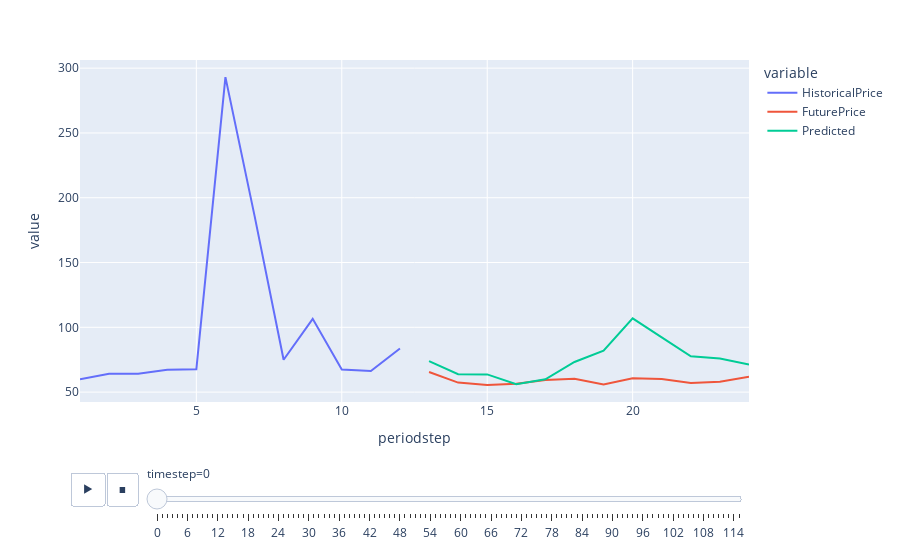

This figure's notebook cell:
### Code cell
import plotly.express as px

fig = px.line(ddf, x="periodstep", y=["HistoricalPrice", "FuturePrice", "Predicted"], animation_frame="timestep")
# fig.update_layout(height=700)  
fig.show()

### Figure 1 — Plotly figure (JSON) as saved in the notebook; plotly's stock layout.template omitted (floating-point values rounded to 4 significant figures)
{"data": [{"hovertemplate": "variable=HistoricalPrice<br>timestep=0<br>periodstep=%{x}<br>value=%{y}<extra></extra>", "legendgroup": "HistoricalPrice", "line": {"color": "#636efa", "dash": "solid"}, "marker": {"symbol": "circle"}, "mode": "lines", "name": "HistoricalPrice", "orientation": "v", "showlegend": true, "type": "scatter", "x": [1, 2, 3, 4, 5, 6, 7, 8, 9, 10, 11, 12, 13, 14, 15, 16, 17, 18, 19, 20, 21, 22, 23, 24], "xaxis": "x", "y": [59.91, 64.2, 64.15, 67.2, 67.58, 293.1, 186.2, 75, 106.6, 67.44, 66.31, 83.71, null, null, null, null, null, null, null, null, null, null, null, null], "yaxis": "y"}, {"hovertemplate": "variable=FuturePrice<br>timestep=0<br>periodstep=%{x}<br>value=%{y}<extra></extra>", "legendgroup": "FuturePrice", "line": {"color": "#EF553B", "dash": "solid"}, "marker": {"symbol": "circle"}, "mode": "lines", "name": "FuturePrice", "orientation": "v", "showlegend": true, "type": "scatter", "x": [1, 2, 3, 4, 5, 6, 7, 8, 9, 10, 11, 12, 13, 14, 15, 16, 17, 18, 19, 20, 21, 22, 23, 24], "xaxis": "x", "y": [null, null, null, null, null, null, null, null, null, null, null, null, 65.51, 57.34, 55.57, 56.42, 59.36, 60.26, 55.97, 60.71, 60.15, 57.11, 58.05, 61.79], "yaxis": "y"}, {"hovertemplate": "variable=Predicted<br>timestep=0<br>periodstep=%{x}<br>value=%{y}<extra></extra>", "legendgroup": "Predicted", "line": {"color": "#00cc96", "dash": "solid"}, "marker": {"symbol": "circle"}, "mode": "lines", "name": "Predicted", "orientation": "v", "showlegend": true, "type": "scatter", "x": [1, 2, 3, 4, 5, 6, 7, 8, 9, 10, 11, 12, 13, 14, 15, 16, 17, 18, 19, 20, 21, 22, 23, 24], "xaxis": "x", "y": [null, null, null, null, null, null, null, null, null, null, null, null, 73.97, 63.79, 63.66, 56.05, 59.91, 73.26, 81.94, 107.0, 92.23, 77.68, 75.86, 71.33], "yaxis": "y"}], "layout": {"legend": {"title": {"text": "variable"}, "tracegroupgap": 0}, "margin": {"t": 60}, "sliders": [{"active": 0, "currentvalue": {"prefix": "timestep="}, "len": 0.9, "pad": {"b": 10, "t": 60}, "steps": [{"args": [["0"], {"frame": {"duration": 0, "redraw": false}, "fromcurrent": true, "mode": "immediate", "transition": {"duration": 0, "easing": "linear"}}], "label": "0", "method": "animate"}, {"args": [["1"], {"frame": {"duration": 0, "redraw": false}, "fromcurrent": true, "mode": "immediate", "transition": {"duration": 0, "easing": "linear"}}], "label": "1", "method": "animate"}, {"args": [["2"], {"frame": {"duration": 0, "redraw": false}, "fromcurrent": true, "mode": "immediate", "transition": {"duration": 0, "easing": "linear"}}], "label": "2", "method": "animate"}, {"args": [["3"], {"frame": {"duration": 0, "redraw": false}, "fromcurrent": true, "mode": "immediate", "transition": {"duration": 0, "easing": "linear"}}], "label": "3", "method": "animate"}, {"args": [["4"], {"frame": {"duration": 0, "redraw": false}, "fromcurrent": true, "mode": "immediate", "transition": {"duration": 0, "easing": "linear"}}], "label": "4", "method": "animate"}, {"args": [["5"], {"frame": {"duration": 0, "redraw": false}, "fromcurrent": true, "mode": "immediate", "transition": {"duration": 0, "easing": "linear"}}], "label": "5", "method": "animate"}, {"args": [["6"], {"frame": {"duration": 0, "redraw": false}, "fromcurrent": true, "mode": "immediate", "transition": {"duration": 0, "easing": "linear"}}], "label": "6", "method": "animate"}, {"args": [["7"], {"frame": {"duration": 0, "redraw": false}, "fromcurrent": true, "mode": "immediate", "transition": {"duration": 0, "easing": "linear"}}], "label": "7", "method": "animate"}, {"args": [["8"], {"frame": {"duration": 0, "redraw": false}, "fromcurrent": true, "mode": "immediate", "transition": {"duration": 0, "easing": "linear"}}], "label": "8", "method": "animate"}, {"args": [["9"], {"frame": {"duration": 0, "redraw": false}, "fromcurrent": true, "mode": "immediate", "transition": {"duration": 0, "easing": "linear"}}], "label": "9", "method": "animate"}, {"args": [["10"], {"frame": {"duration": 0, "redraw": false}, "fromcurrent": true, "mode": "immediate", "transition": {"duration": 0, "easing": "linear"}}], "label": "10", "method": "animate"}, {"args": [["11"], {"frame": {"duration": 0, "redraw": false}, "fromcurrent": true, "mode": "immediate", "transition": {"duration": 0, "easing": "linear"}}], "label": "11", "method": "animate"}, {"args": [["12"], {"frame": {"duration": 0, "redraw": false}, "fromcurrent": true, "mode": "immediate", "transition": {"duration": 0, "easing": "linear"}}], "label": "12", "method": "animate"}, {"args": [["13"], {"frame": {"duration": 0, "redraw": false}, "fromcurrent": true, "mode": "immediate", "transition": {"duration": 0, "easing": "linear"}}], "label": "13", "method": "animate"}, {"args": [["14"], {"frame": {"duration": 0, "redraw": false}, "fromcurrent": true, "mode": "immediate", "transition": {"duration": 0, "easing": "linear"}}], "label": "14", "method": "animate"}, {"args": [["15"], {"frame": {"duration": 0, "redraw": false}, "fromcurrent": true, "mode": "immediate", "transition": {"duration": 0, "easing": "linear"}}], "label": "15", "method": "animate"}, {"args": [["16"], {"frame": {"duration": 0, "redraw": false}, "fromcurrent": true, "mode": "immediate", "transition": {"duration": 0, "easing": "linear"}}], "label": "16", "method": "animate"}, {"args": [["17"], {"frame": {"duration": 0, "redraw": false}, "fromcurrent": true, "mode": "immediate", "transition": {"duration": 0, "easing": "linear"}}], "label": "17", "method": "animate"}, {"args": [["18"], {"frame": {"duration": 0, "redraw": false}, "fromcurrent": true, "mode": "immediate", "transition": {"duration": 0, "easing": "linear"}}], "label": "18", "method": "animate"}, {"args": [["19"], {"frame": {"duration": 0, "redraw": false}, "fromcurrent": true, "mode": "immediate", "transition": {"duration": 0, "easing": "linear"}}], "label": "19", "method": "animate"}, {"args": [["20"], {"frame": {"duration": 0, "redraw": false}, "fromcurrent": true, "mode": "immediate", "transition": {"duration": 0, "easing": "linear"}}], "label": "20", "method": "animate"}, {"args": [["21"], {"frame": {"duration": 0, "redraw": false}, "fromcurrent": true, "mode": "immediate", "transition": {"duration": 0, "easing": "linear"}}], "label": "21", "method": "animate"}, {"args": [["22"], {"frame": {"duration": 0, "redraw": false}, "fromcurrent": true, "mode": "immediate", "transition": {"duration": 0, "easing": "linear"}}], "label": "22", "method": "animate"}, {"args": [["23"], {"frame": {"duration": 0, "redraw": false}, "fromcurrent": true, "mode": "immediate", "transition": {"duration": 0, "easing": "linear"}}], "label": "23", "method": "animate"}, {"args": [["24"], {"frame": {"duration": 0, "redraw": false}, "fromcurrent": true, "mode": "immediate", "transition": {"duration": 0, "easing": "linear"}}], "label": "24", "method": "animate"}, {"args": [["25"], {"frame": {"duration": 0, "redraw": false}, "fromcurrent": true, "mode": "immediate", "transition": {"duration": 0, "easing": "linear"}}], "label": "25", "method": "animate"}, {"args": [["26"], {"frame": {"duration": 0, "redraw": false}, "fromcurrent": true, "mode": "immediate", "transition": {"duration": 0, "easing": "linear"}}], "label": "26", "method": "animate"}, {"args": [["27"], {"frame": {"duration": 0, "redraw": false}, "fromcurrent": true, "mode": "immediate", "transition": {"duration": 0, "easing": "linear"}}], "label": "27", "method": "animate"}, {"args": [["28"], {"frame": {"duration": 0, "redraw": false}, "fromcurrent": true, "mode": "immediate", "transition": {"duration": 0, "easing": "linear"}}], "label": "28", "method": "animate"}, {"args": [["29"], {"frame": {"duration": 0, "redraw": false}, "fromcurrent": true, "mode": "immediate", "transition": {"duration": 0, "easing": "linear"}}], "label": "29", "method": "animate"}, {"args": [["30"], {"frame": {"duration": 0, "redraw": false}, "fromcurrent": true, "mode": "immediate", "transition": {"duration": 0, "easing": "linear"}}], "label": "30", "method": "animate"}, {"args": [["31"], {"frame": {"duration": 0, "redraw": false}, "fromcurrent": true, "mode": "immediate", "transition": {"duration": 0, "easing": "linear"}}], "label": "31", "method": "animate"}, {"args": [["32"], {"frame": {"duration": 0, "redraw": false}, "fromcurrent": true, "mode": "immediate", "transition": {"duration": 0, "easing": "linear"}}], "label": "32", "method": "animate"}, {"args": [["33"], {"frame": {"duration": 0, "redraw": false}, "fromcurrent": true, "mode": "immediate", "transition": {"duration": 0, "easing": "linear"}}], "label": "33", "method": "animate"}, {"args": [["34"], {"frame": {"duration": 0, "redraw": false}, "fromcurrent": true, "mode": "immediate", "transition": {"duration": 0, "easing": "linear"}}], "label": "34", "method": "animate"}, {"args": [["35"], {"frame": {"duration": 0, "redraw": false}, "fromcurrent": true, "mode": "immediate", "transition": {"duration": 0, "easing": "linear"}}], "label": "35", "method": "animate"}, {"args": [["36"], {"frame": {"duration": 0, "redraw": false}, "fromcurrent": true, "mode": "immediate", "transition": {"duration": 0, "easing": "linear"}}], "label": "36", "method": "animate"}, {"args": [["37"], {"frame": {"duration": 0, "redraw": false}, "fromcurrent": true, "mode": "immediate", "transition": {"duration": 0, "easing": "linear"}}], "label": "37", "method": "animate"}, {"args": [["38"], {"frame": {"duration": 0, "redraw": false}, "fromcurrent": true, "mode": "immediate", "transition": {"duration": 0, "easing": "linear"}}], "label": "38", "method": "animate"}, {"args": [["39"], {"frame": {"duration": 0, "redraw": false}, "fromcurrent": true, "mode": "immediate", "transition": {"duration": 0, "easing": "linear"}}], "label": "39", "method": "animate"}, {"args": [["40"], {"frame": {"duration": 0, "redraw": false}, "fromcurrent": true, "mode": "immediate", "transition": {"duration": 0, "easing": "linear"}}], "label": "40", "method": "animate"}, {"args": [["41"], {"frame": {"duration": 0, "redraw": false}, "fromcurrent": true, "mode": "immediate", "transition": {"duration": 0, "easing": "linear"}}], "label": "41", "method": "animate"}, {"args": [["42"], {"frame": {"duration": 0, "redraw": false}, "fromcurrent": true, "mode": "immediate", "transition": {"duration": 0, "easing": "linear"}}], "label": "42", "method": "animate"}, {"args": [["43"], {"frame": {"duration": 0, "redraw": false}, "fromcurrent": true, "mode": "immediate", "transition": {"duration": 0, "easing": "linear"}}], "label": "43", "method": "animate"}, {"args": [["44"], {"frame": {"duration": 0, "redraw": false}, "fromcurrent": true, "mode": "immediate", "transition": {"duration": 0, "easing": "linear"}}], "label": "44", "method": "animate"}, {"args": [["45"], {"frame": {"duration": 0, "redraw": false}, "fromcurrent": true, "mode": "immediate", "transition": {"duration": 0, "easing": "linear"}}], "label": "45", "method": "animate"}, {"args": [["46"], {"frame": {"duration": 0, "redraw": false}, "fromcurrent": true, "mode": "immediate", "transition": {"duration": 0, "easing": "linear"}}], "label": "46", "method": "animate"}, {"args": [["47"], {"frame": {"duration": 0, "redraw": false}, "fromcurrent": true, "mode": "immediate", "transition": {"duration": 0, "easing": "linear"}}], "label": "47", "method": "animate"}, {"args": [["48"], {"frame": {"duration": 0, "redraw": false}, "fromcurrent": true, "mode": "immediate", "transition": {"duration": 0, "easing": "linear"}}], "label": "48", "method": "animate"}, {"args": [["49"], {"frame": {"duration": 0, "redraw": false}, "fromcurrent": true, "mode": "immediate", "transition": {"duration": 0, "easing": "linear"}}], "label": "49", "method": "animate"}, {"args": [["50"], {"frame": {"duration": 0, "redraw": false}, "fromcurrent": true, "mode": "immediate", "transition": {"duration": 0, "easing": "linear"}}], "label": "50", "method": "animate"}, {"args": [["51"], {"frame": {"duration": 0, "redraw": false}, "fromcurrent": true, "mode": "immediate", "transition": {"duration": 0, "easing": "linear"}}], "label": "51", "method": "animate"}, {"args": [["52"], {"frame": {"duration": 0, "redraw": false}, "fromcurrent": true, "mode": "immediate", "transition": {"duration": 0, "easing": "linear"}}], "label": "52", "method": "animate"}, {"args": [["53"], {"frame": {"duration": 0, "redraw": false}, "fromcurrent": true, "mode": "immediate", "transition": {"duration": 0, "easing": "linear"}}], "label": "53", "method": "animate"}, {"args": [["54"], {"frame": {"duration": 0, "redraw": false}, "fromcurrent": true, "mode": "immediate", "transition": {"duration": 0, "easing": "linear"}}], "label": "54", "method": "animate"}, {"args": [["55"], {"frame": {"duration": 0, "redraw": false}, "fromcurrent": true, "mode": "immediate", "transition": {"duration": 0, "easing": "linear"}}], "label": "55", "method": "animate"}, {"args": [["56"], {"frame": {"duration": 0, "redraw": false}, "fromcurrent": true, "mode": "immediate", "transition": {"duration": 0, "easing": "linear"}}], "label": "56", "method": "animate"}, {"args": [["57"], {"frame": {"duration": 0, "redraw": false}, "fromcurrent": true, "mode": "immediate", "transition": {"duration": 0, "easing": "linear"}}], "label": "57", "method": "animate"}, {"args": [["58"], {"frame": {"duration": 0, "redraw": false}, "fromcurrent": true, "mode": "immediate", "transition": {"duration": 0, "easing": "linear"}}], "label": "58", "method": "animate"}, {"args": [["59"], {"frame": {"duration": 0, "redraw": false}, "fromcurrent": true, "mode": "immediate", "transition": {"duration": 0, "easing": "linear"}}], "label": "59", "method": "animate"}, {"args": [["60"], {"frame": {"duration": 0, "redraw": false}, "fromcurrent": true, "mode": "immediate", "transition": {"duration": 0, "easing": "linear"}}], "label": "60", "method": "animate"}, {"args": [["61"], {"frame": {"duration": 0, "redraw": false}, "fromcurrent": true, "mode": "immediate", "transition": {"duration": 0, "easing": "linear"}}], "label": "61", "method": "animate"}, {"args": [["62"], {"frame": {"duration": 0, "redraw": false}, "fromcurrent": true, "mode": "immediate", "transition": {"duration": 0, "easing": "linear"}}], "label": "62", "method": "animate"}, {"args": [["63"], {"frame": {"duration": 0, "redraw": false}, "fromcurrent": true, "mode": "immediate", "transition": {"duration": 0, "easing": "linear"}}], "label": "63", "method": "animate"}, {"args": [["64"], {"frame": {"duration": 0, "redraw": false}, "fromcurrent": true, "mode": "immediate", "transition": {"duration": 0, "easing": "linear"}}], "label": "64", "method": "animate"}, {"args": [["65"], {"frame": {"duration": 0, "redraw": false}, "fromcurrent": true, "mode": "immediate", "transition": {"duration": 0, "easing": "linear"}}], "label": "65", "method": "animate"}, {"args": [["66"], {"frame": {"duration": 0, "redraw": false}, "fromcurrent": true, "mode": "immediate", "transition": {"duration": 0, "easing": "linear"}}], "label": "66", "method": "animate"}, {"args": [["67"], {"frame": {"duration": 0, "redraw": false}, "fromcurrent": true, "mode": "immediate", "transition": {"duration": 0, "easing": "linear"}}], "label": "67", "method": "animate"}, {"args": [["68"], {"frame": {"duration": 0, "redraw": false}, "fromcurrent": true, "mode": "immediate", "transition": {"duration": 0, "easing": "linear"}}], "label": "68", "method": "animate"}, {"args": [["69"], {"frame": {"duration": 0, "redraw": false}, "fromcurrent": true, "mode": "immediate", "transition": {"duration": 0, "easing": "linear"}}], "label": "69", "method": "animate"}, {"args": [["70"], {"frame": {"duration": 0, "redraw": false}, "fromcurrent": true, "mode": "immediate", "transition": {"duration": 0, "easing": "linear"}}], "label": "70", "method": "animate"}, {"args": [["71"], {"frame": {"duration": 0, "redraw": false}, "fromcurrent": true, "mode": "immediate", "transition": {"duration": 0, "easing": "linear"}}], "label": "71", "method": "animate"}, {"args": [["72"], {"frame": {"duration": 0, "redraw": false}, "fromcurrent": true, "mode": "immediate", "transition": {"duration": 0, "easing": "linear"}}], "label": "72", "method": "animate"}, {"args": [["73"], {"frame": {"duration": 0, "redraw": false}, "fromcurrent": true, "mode": "immediate", "transition": {"duration": 0, "easing": "linear"}}], "label": "73", "method": "animate"}, {"args": [["74"], {"frame": {"duration": 0, "redraw": false}, "fromcurrent": true, "mode": "immediate", "transition": {"duration": 0, "easing": "linear"}}], "label": "74", "method": "animate"}, {"args": [["75"], {"frame": {"duration": 0, "redraw": false}, "fromcurrent": true, "mode": "immediate", "transition": {"duration": 0, "easing": "linear"}}], "label": "75", "method": "animate"}, {"args": [["76"], {"frame": {"duration": 0, "redraw": false}, "fromcurrent": true, "mode": "immediate", "transition": {"duration": 0, "easing": "linear"}}], "label": "76", "method": "animate"}, {"args": [["77"], {"frame": {"duration": 0, "redraw": false}, "fromcurrent": true, "mode": "immediate", "transition": {"duration": 0, "easing": "linear"}}], "label": "77", "method": "animate"}, {"args": [["78"], {"frame": {"duration": 0, "redraw": false}, "fromcurrent": true, "mode": "immediate", "transition": {"duration": 0, "easing": "linear"}}], "label": "78", "method": "animate"}, {"args": [["79"], {"frame": {"duration": 0, "redraw": false}, "fromcurrent": true, "mode": "immediate", "transition": {"duration": 0, "easing": "linear"}}], "label": "79", "method": "animate"}, {"args": [["80"], {"frame": {"duration": 0, "redraw": false}, "fromcurrent": true, "mode": "immediate", "transition": {"duration": 0, "easing": "linear"}}], "label": "80", "method": "animate"}, {"args": [["81"], {"frame": {"duration": 0, "redraw": false}, "fromcurrent": true, "mode": "immediate", "transition": {"duration": 0, "easing": "linear"}}], "label": "81", "method": "animate"}, {"args": [["82"], {"frame": {"duration": 0, "redraw": false}, "fromcurrent": true, "mode": "immediate", "transition": {"duration": 0, "easing": "linear"}}], "label": "82", "method": "animate"}, {"args": [["83"], {"frame": {"duration": 0, "redraw": false}, "fromcurrent": true, "mode": "immediate", "transition": {"duration": 0, "easing": "linear"}}], "label": "83", "method": "animate"}, {"args": [["84"], {"frame": {"duration": 0, "redraw": false}, "fromcurrent": true, "mode": "immediate", "transition": {"duration": 0, "easing": "linear"}}], "label": "84", "method": "animate"}, {"args": [["85"], {"frame": {"duration": 0, "redraw": false}, "fromcurrent": true, "mode": "immediate", "transition": {"duration": 0, "easing": "linear"}}], "label": "85", "method": "animate"}, {"args": [["86"], {"frame": {"duration": 0, "redraw": false}, "fromcurrent": true, "mode": "immediate", "transition": {"duration": 0, "easing": "linear"}}], "label": "86", "method": "animate"}, {"args": [["87"], {"frame": {"duration": 0, "redraw": false}, "fromcurrent": true, "mode": "immediate", "transition": {"duration": 0, "easing": "linear"}}], "label": "87", "method": "animate"}, {"args": [["88"], {"frame": {"duration": 0, "redraw": false}, "fromcurrent": true, "mode": "immediate", "transition": {"duration": 0, "easing": "linear"}}], "label": "88", "method": "animate"}, {"args": [["89"], {"frame": {"duration": 0, "redraw": false}, "fromcurrent": true, "mode": "immediate", "transition": {"duration": 0, "easing": "linear"}}], "label": "89", "method": "animate"}, {"args": [["90"], {"frame": {"duration": 0, "redraw": false}, "fromcurrent": true, "mode": "immediate", "transition": {"duration": 0, "easing": "linear"}}], "label": "90", "method": "animate"}, {"args": [["91"], {"frame": {"duration": 0, "redraw": false}, "fromcurrent": true, "mode": "immediate", "transition": {"duration": 0, "easing": "linear"}}], "label": "91", "method": "animate"}, {"args": [["92"], {"frame": {"duration": 0, "redraw": false}, "fromcurrent": true, "mode": "immediate", "transition": {"duration": 0, "easing": "linear"}}], "label": "92", "method": "animate"}, {"args": [["93"], {"frame": {"duration": 0, "redraw": false}, "fromcurrent": true, "mode": "immediate", "transition": {"duration": 0, "easing": "linear"}}], "label": "93", "method": "animate"}, {"args": [["94"], {"frame": {"duration": 0, "redraw": false}, "fromcurrent": true, "mode": "immediate", "transition": {"duration": 0, "easing": "linear"}}], "label": "94", "method": "animate"}, {"args": [["95"], {"frame": {"duration": 0, "redraw": false}, "fromcurrent": true, "mode": "immediate", "transition": {"duration": 0, "easing": "linear"}}], "label": "95", "method": "animate"}, {"args": [["96"], {"frame": {"duration": 0, "redraw": false}, "fromcurrent": true, "mode": "immediate", "transition": {"duration": 0, "easing": "linear"}}], "label": "96", "method": "animate"}, {"args": [["97"], {"frame": {"duration": 0, "redraw": false}, "fromcurrent": true, "mode": "immediate", "transition": {"duration": 0, "easing": "linear"}}], "label": "97", "method": "animate"}, {"args": [["98"], {"frame": {"duration": 0, "redraw": false}, "fromcurrent": true, "mode": "immediate", "transition": {"duration": 0, "easing": "linear"}}], "label": "98", "method": "animate"}, {"args": [["99"], {"frame": {"duration": 0, "redraw": false}, "fromcurrent": true, "mode": "immediate", "transition": {"duration": 0, "easing": "linear"}}], "label": "99", "method": "animate"}, {"args": [["100"], {"frame": {"duration": 0, "redraw": false}, "fromcurrent": true, "mode": "immediate", "transition": {"duration": 0, "easing": "linear"}}], "label": "100", "method": "animate"}, {"args": [["101"], {"frame": {"duration": 0, "redraw": false}, "fromcurrent": true, "mode": "immediate", "transition": {"duration": 0, "easing": "linear"}}], "label": "101", "method": "animate"}, {"args": [["102"], {"frame": {"duration": 0, "redraw": false}, "fromcurrent": true, "mode": "immediate", "transition": {"duration": 0, "easing": "linear"}}], "label": "102", "method": "animate"}, {"args": [["103"], {"frame": {"duration": 0, "redraw": false}, "fromcurrent": true, "mode": "immediate", "transition": {"duration": 0, "easing": "linear"}}], "label": "103", "method": "animate"}, {"args": [["104"], {"frame": {"duration": 0, "redraw": false}, "fromcurrent": true, "mode": "immediate", "transition": {"duration": 0, "easing": "linear"}}], "label": "104", "method": "animate"}, {"args": [["105"], {"frame": {"duration": 0, "redraw": false}, "fromcurrent": true, "mode": "immediate", "transition": {"duration": 0, "easing": "linear"}}], "label": "105", "method": "animate"}, {"args": [["106"], {"frame": {"duration": 0, "redraw": false}, "fromcurrent": true, "mode": "immediate", "transition": {"duration": 0, "easing": "linear"}}], "label": "106", "method": "animate"}, {"args": [["107"], {"frame": {"duration": 0, "redraw": false}, "fromcurrent": true, "mode": "immediate", "transition": {"duration": 0, "easing": "linear"}}], "label": "107", "method": "animate"}, {"args": [["108"], {"frame": {"duration": 0, "redraw": false}, "fromcurrent": true, "mode": "immediate", "transition": {"duration": 0, "easing": "linear"}}], "label": "108", "method": "animate"}, {"args": [["109"], {"frame": {"duration": 0, "redraw": false}, "fromcurrent": true, "mode": "immediate", "transition": {"duration": 0, "easing": "linear"}}], "label": "109", "method": "animate"}, {"args": [["110"], {"frame": {"duration": 0, "redraw": false}, "fromcurrent": true, "mode": "immediate", "transition": {"duration": 0, "easing": "linear"}}], "label": "110", "method": "animate"}, {"args": [["111"], {"frame": {"duration": 0, "redraw": false}, "fromcurrent": true, "mode": "immediate", "transition": {"duration": 0, "easing": "linear"}}], "label": "111", "method": "animate"}, {"args": [["112"], {"frame": {"duration": 0, "redraw": false}, "fromcurrent": true, "mode": "immediate", "transition": {"duration": 0, "easing": "linear"}}], "label": "112", "method": "animate"}, {"args": [["113"], {"frame": {"duration": 0, "redraw": false}, "fromcurrent": true, "mode": "immediate", "transition": {"duration": 0, "easing": "linear"}}], "label": "113", "method": "animate"}, {"args": [["114"], {"frame": {"duration": 0, "redraw": false}, "fromcurrent": true, "mode": "immediate", "transition": {"duration": 0, "easing": "linear"}}], "label": "114", "method": "animate"}, {"args": [["115"], {"frame": {"duration": 0, "redraw": false}, "fromcurrent": true, "mode": "immediate", "transition": {"duration": 0, "easing": "linear"}}], "label": "115", "method": "animate"}], "x": 0.1, "xanchor": "left", "y": 0, "yanchor": "top"}], "updatemenus": [{"buttons": [{"args": [null, {"frame": {"duration": 500, "redraw": false}, "fromcurrent": true, "mode": "immediate", "transition": {"duration": 500, "easing": "linear"}}], "label": "&#9654;", "method": "animate"}, {"args": [[null], {"frame": {"duration": 0, "redraw": false}, "fromcurrent": true, "mode": "immediate", "transition": {"duration": 0, "easing": "linear"}}], "label": "&#9724;", "method": "animate"}], "direction": "left", "pad": {"r": 10, "t": 70}, "showactive": false, "type": "buttons", "x": 0.1, "xanchor": "right", "y": 0, "yanchor": "top"}], "xaxis": {"anchor": "y", "domain": [0, 1], "title": {"text": "periodstep"}}, "yaxis": {"anchor": "x", "domain": [0, 1], "title": {"text": "value"}}}}
